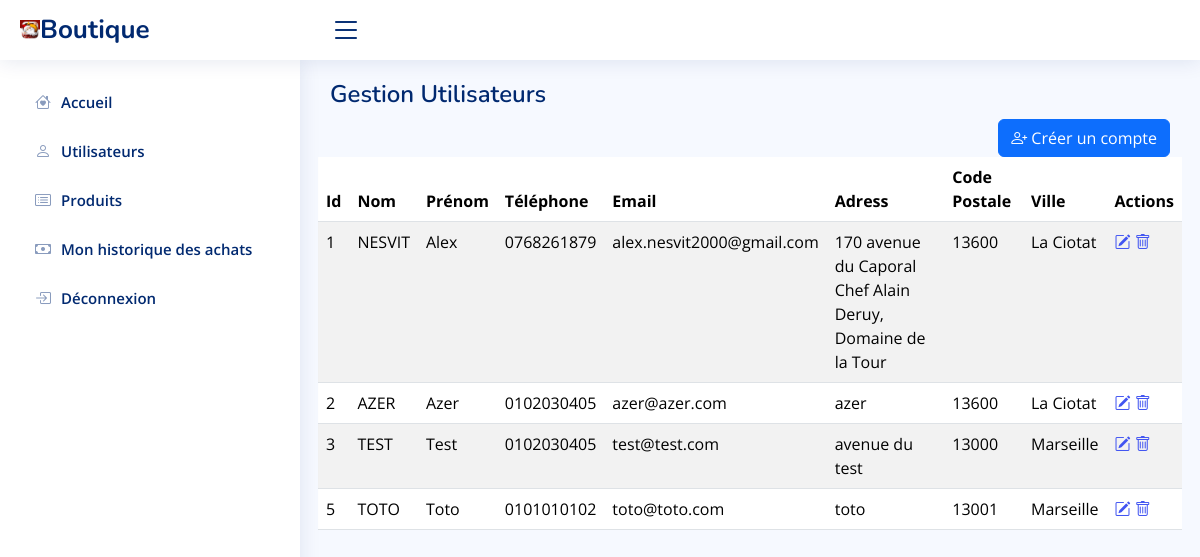
The app's page /vueDashboard/dashboardUser.php (signed in), older data.
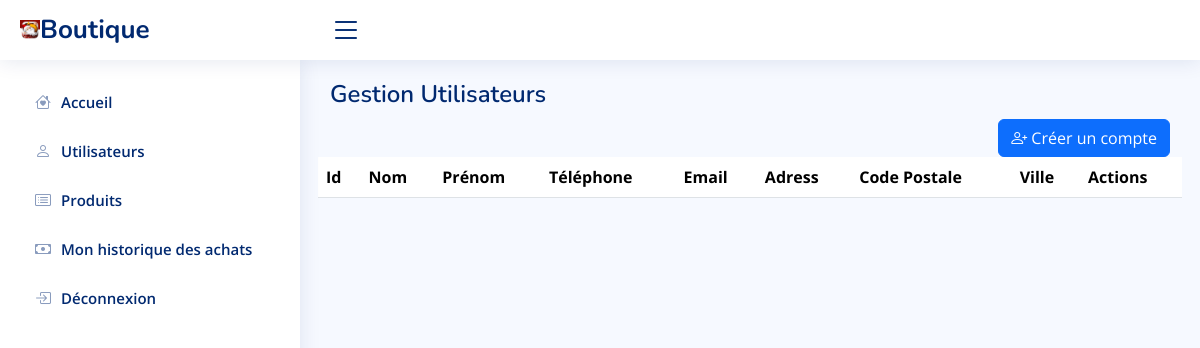
The same page, newer data.
### tables this page shows
CREATE TABLE `users` (
  `id` int(11) NOT NULL,
  `name` varchar(500) NOT NULL,
  `username` varchar(500) NOT NULL,
  `phone` varchar(500) NOT NULL,
  `email` varchar(500) NOT NULL,
  `address` varchar(500) NOT NULL,
  `zipcode` int(11) NOT NULL,
  `city` varchar(500) NOT NULL,
  `password` varchar(500) NOT NULL,
  `role` int(11) NOT NULL
);

### actions/admin/userCrud/adminUserList.php (called while the page is built, shortened)
<?php
require_once '../include/database.php';
$req = $pdo->prepare('SELECT * FROM users');
$req->execute();
$allUsers = $req->fetchAll();

### vueDashboard/dashboardUser.php (the view, shortened to what this page needs)
<?php
require_once '../include/database.php';
include ('../actions/admin/userCrud/adminUserList.php');
?>
<!DOCTYPE html>
<html lang="fr">
<head>
    <link href="https://cdn.jsdelivr.net/npm/bootstrap@5.3.3/dist/css/bootstrap.min.css" rel="stylesheet">
    <link href="https://cdnjs.cloudflare.com/ajax/libs/bootstrap-icons/1.10.0/font/bootstrap-icons.min.css" rel="stylesheet">
    <link href="../assets/css/style.css" rel="stylesheet">
</head>
<body>
<header id="header" class="header fixed-top d-flex align-items-center">
    <div class="d-flex align-items-center justify-content-between">
        <img src="../assets/img/iconfav.jpg" alt="icon Boutique" class="logoD">
        <a href="../dashboard.php" class="logo d-flex align-items-center">
            <span class="d-none d-lg-block">Boutique</span>
        </a>
        <i class="bi bi-list toggle-sidebar-btn"></i>
    </div>
</header>
<aside id="sidebar" class="sidebar">
    <ul class="sidebar-nav" id="sidebar-nav">
        <li class="nav-item">
            <a class="nav-link collapsed" href="../dashboard.php">
                <i class="bi bi-house-heart"></i>
                <span>Accueil</span>
            </a>
        </li>
        <li class="nav-item">
            <a class="nav-link collapsed" href="dashboardUser.php">
                <i class="bi bi-person"></i>
                <span>Utilisateurs</span>
            </a>
        </li>
        <li class="nav-item">
            <a class="nav-link collapsed" href="dashboardProduit.php">
                <i class="bi bi-card-list"></i>
                <span>Produits</span>
            </a>
        </li>
        <li class="nav-item">
        <a class="nav-link collapsed" href="../vueProfil/profileAchats.php">
          <i class="bi bi-cash"></i>
          <span>Mon historique des achats</span>
        </a>
      </li>
        <li class="nav-item">
            <a class="nav-link collapsed" href="../logout.php">
                <i class="bi bi-box-arrow-in-right"></i>
                <span>Déconnexion</span>
            </a>
        </li>
    </ul>
</aside>
<main id="main" class="main">
    <div class="pagetitle">
        <h1>Gestion Utilisateurs</h1>
    </div>
    <div class="text-end">
        <a href="users/dashCreateUser.php" class="btn btn-primary"><i class="bi
        bi-person-plus"></i> Créer un compte</a>
    </div>
    <section class="section">
        <div class="row">
            <table class="table table-striped table-hover">
                <thead>
                <tr>
                    <th>Id</th>
                    <th>Nom</th>
                    <th>Prénom</th>
                    <th>Téléphone</th>
                    <th>Email</th>
                    <th>Adress</th>
                    <th>Code Postale</th>
                    <th>Ville</th>
                    <th>Actions</th>
                </tr>
                </thead>
                <tbody>
                <?php foreach($allUsers as $user):?>
                <tr>
                    <td><?= $user->id; ?></td>
                    <td><?= $user->name; ?></td>
                    <td><?= $user->username; ?></td>
                    <td><?= $user->phone; ?></td>
                    <td><?= $user->email; ?></td>
                    <td><?= $user->address; ?></td>
                    <td><?= $user->zipcode; ?></td>
                    <td><?= $user->city; ?></td>
                    <td>
                        <a href="users/dashEditUser.php?id=<?=$user->id ?>" class="edit"
                           data-toggle="modal"><i class="bi
                        bi-pencil-square"></i></a>
                        <a href="../actions/admin/userCrud/adminUserDelete.php?id=<?=$user->id ?>" class="delete"
                           data-toggle="modal"><i class="bi bi-trash"></i></a>
                    </td>
                </tr>
                <?php endforeach; ?>
                </tbody>
            </table>
        </div>
    </section>
</main>
</body>
</html>

### assets/css/style.css (style rules this page uses)
:root { scroll-behavior: smooth; --main-bg-color-1: #000; }
body { font-family: "Open Sans", sans-serif; background: #f6f9ff; color: #444444; background-size: 100% auto; }
a { color: #4154f1; text-decoration: none; }
h1, h2, h3, h4, h5, h6 { font-family: "Nunito", sans-serif; }
#main { margin-top: 60px; padding: 20px 30px; transition: all 0.3s; }
.pagetitle { margin-bottom: 10px; }
.pagetitle h1 { font-size: 24px; margin-bottom: 0; font-weight: 600; color: #012970; }
.logo { line-height: 1; }
@media (min-width: 1200px) { .logo { width: 280px; } }
.logo span { font-size: 26px; font-weight: 700; color: #012970; font-family: "Nunito", sans-serif; }
.header { transition: all 0.5s; z-index: 997; height: 60px; box-shadow: 0 2px 20px rgba(1, 41, 112, 0.1); background-color: #fff; padding-left: 20px; }
.header .toggle-sidebar-btn { font-size: 32px; padding-left: 10px; cursor: pointer; color: #012970; }
.sidebar { position: fixed; top: 60px; left: 0; bottom: 0; width: 300px; z-index: 996; transition: all 0.3s; padding: 20px; overflow-y: auto; box-shadow: 0 0 20px rgba(1, 41, 112, 0.1); background-color: #fff; }
@media (min-width: 1200px) { #main, #footer { margin-left: 300px; } }
.sidebar-nav { padding: 0; margin: 0; list-style: none; }
.sidebar-nav li { padding: 0; margin: 0; list-style: none; }
.sidebar-nav .nav-item { margin-bottom: 5px; }
.sidebar-nav .nav-link { display: flex; align-items: center; font-size: 15px; font-weight: 600; color: #4154f1; transition: 0.3s; background: #f6f9ff; padding: 10px 15px; border-radius: 4px; }
.sidebar-nav .nav-link i { font-size: 16px; margin-right: 10px; color: #4154f1; }
.sidebar-nav .nav-link.collapsed { color: #012970; background: #fff; }
.sidebar-nav .nav-link.collapsed i { color: #899bbd; }
.logoD { width: 20px; height: 20px; }

Row changes from the older to the newer data that the page shows:
removed users: id "1", name "NESVIT", username "Alex", phone "0768261879", email "alex.nesvit2000@gmail.com", address "170 avenue du Caporal Chef Alain Deruy, Domaine de la Tour", zipcode "13600", city "La Ciotat"
removed users: id "2", name "AZER", username "Azer", phone "0102030405", email "azer@azer.com", address "azer", zipcode "13600", city "La Ciotat"
removed users: id "3", name "TEST", username "Test", phone "0102030405", email "test@test.com", address "avenue du test", zipcode "13000", city "Marseille"
removed users: id "5", name "TOTO", username "Toto", phone "0101010102", email "toto@toto.com", address "toto", zipcode "13001", city "Marseille"
